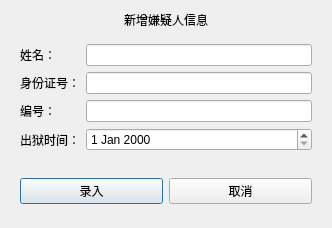
<?xml version="1.0" encoding="UTF-8"?>
<ui version="4.0">
 <class>Dialog</class>
 <widget class="QDialog" name="Dialog">
  <property name="geometry">
   <rect>
    <x>0</x>
    <y>0</y>
    <width>332</width>
    <height>228</height>
   </rect>
  </property>
  <property name="windowTitle">
   <string>Dialog</string>
  </property>
  <layout class="QVBoxLayout" name="verticalLayout">
   <item>
    <widget class="QLabel" name="label">
     <property name="sizePolicy">
      <sizepolicy hsizetype="Preferred" vsizetype="Fixed">
       <horstretch>0</horstretch>
       <verstretch>0</verstretch>
      </sizepolicy>
     </property>
     <property name="text">
      <string>新增嫌疑人信息</string>
     </property>
     <property name="alignment">
      <set>Qt::AlignCenter</set>
     </property>
    </widget>
   </item>
   <item>
    <widget class="QWidget" name="widget" native="true">
     <layout class="QFormLayout" name="formLayout">
      <item row="0" column="0">
       <widget class="QLabel" name="label_2">
        <property name="text">
         <string>姓名：</string>
        </property>
       </widget>
      </item>
      <item row="0" column="1">
       <widget class="QLineEdit" name="name"/>
      </item>
      <item row="2" column="0">
       <widget class="QLabel" name="label_3">
        <property name="text">
         <string>编号：</string>
        </property>
       </widget>
      </item>
      <item row="2" column="1">
       <widget class="QLineEdit" name="idEdit"/>
      </item>
      <item row="3" column="0">
       <widget class="QLabel" name="label_4">
        <property name="text">
         <string>出狱时间：</string>
        </property>
       </widget>
      </item>
      <item row="3" column="1">
       <widget class="QDateEdit" name="dateEdit"/>
      </item>
      <item row="1" column="0">
       <widget class="QLabel" name="label_5">
        <property name="text">
         <string>身份证号：</string>
        </property>
       </widget>
      </item>
      <item row="1" column="1">
       <widget class="QLineEdit" name="PIDEdit"/>
      </item>
     </layout>
    </widget>
   </item>
   <item>
    <widget class="QWidget" name="widget_2" native="true">
     <layout class="QHBoxLayout" name="horizontalLayout">
      <item>
       <widget class="QPushButton" name="sureButton">
        <property name="text">
         <string>录入</string>
        </property>
       </widget>
      </item>
      <item>
       <widget class="QPushButton" name="backButton">
        <property name="text">
         <string>取消</string>
        </property>
       </widget>
      </item>
     </layout>
    </widget>
   </item>
  </layout>
 </widget>
 <resources/>
 <connections/>
</ui>
